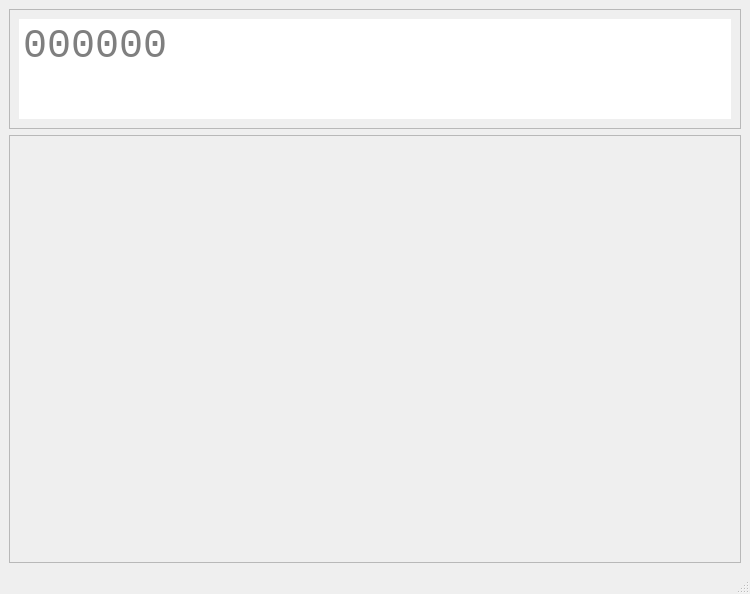
<?xml version="1.0" encoding="UTF-8"?>
<ui version="4.0">
 <class>MainWindow</class>
 <widget class="QMainWindow" name="MainWindow">
  <property name="geometry">
   <rect>
    <x>0</x>
    <y>0</y>
    <width>750</width>
    <height>594</height>
   </rect>
  </property>
  <property name="windowTitle">
   <string>Calculator</string>
  </property>
  <widget class="QWidget" name="centralwidget">
   <layout class="QGridLayout" name="gridLayout">
    <item row="0" column="0">
     <widget class="QFrame" name="frame">
      <property name="maximumSize">
       <size>
        <width>16777215</width>
        <height>120</height>
       </size>
      </property>
      <property name="frameShape">
       <enum>QFrame::StyledPanel</enum>
      </property>
      <property name="frameShadow">
       <enum>QFrame::Raised</enum>
      </property>
      <layout class="QGridLayout" name="gridLayout_2">
       <item row="0" column="0">
        <widget class="QPlainTextEdit" name="plainTextEdit">
         <property name="font">
          <font>
           <family>Consolas</family>
           <pointsize>30</pointsize>
           <italic>false</italic>
           <bold>false</bold>
           <underline>false</underline>
           <strikeout>false</strikeout>
          </font>
         </property>
         <property name="frameShape">
          <enum>QFrame::NoFrame</enum>
         </property>
         <property name="frameShadow">
          <enum>QFrame::Plain</enum>
         </property>
         <property name="readOnly">
          <bool>true</bool>
         </property>
         <property name="backgroundVisible">
          <bool>false</bool>
         </property>
         <property name="centerOnScroll">
          <bool>false</bool>
         </property>
         <property name="placeholderText">
          <string>000000</string>
         </property>
        </widget>
       </item>
      </layout>
     </widget>
    </item>
    <item row="1" column="0">
     <widget class="QFrame" name="frame_2">
      <property name="frameShape">
       <enum>QFrame::StyledPanel</enum>
      </property>
      <property name="frameShadow">
       <enum>QFrame::Raised</enum>
      </property>
     </widget>
    </item>
   </layout>
  </widget>
  <widget class="QMenuBar" name="menubar">
   <property name="geometry">
    <rect>
     <x>0</x>
     <y>0</y>
     <width>750</width>
     <height>21</height>
    </rect>
   </property>
  </widget>
  <widget class="QStatusBar" name="statusbar"/>
 </widget>
 <resources/>
 <connections/>
</ui>
